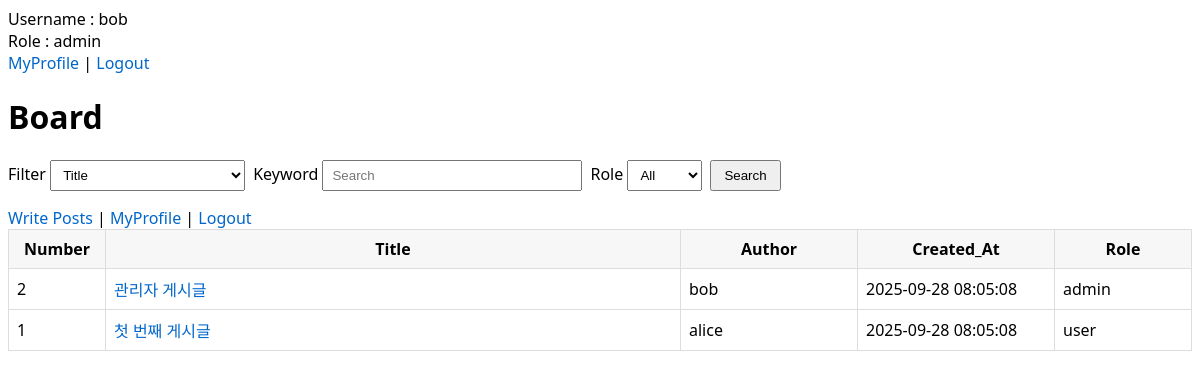
The page /board/board.php (signed in) on the database as committed earlier.
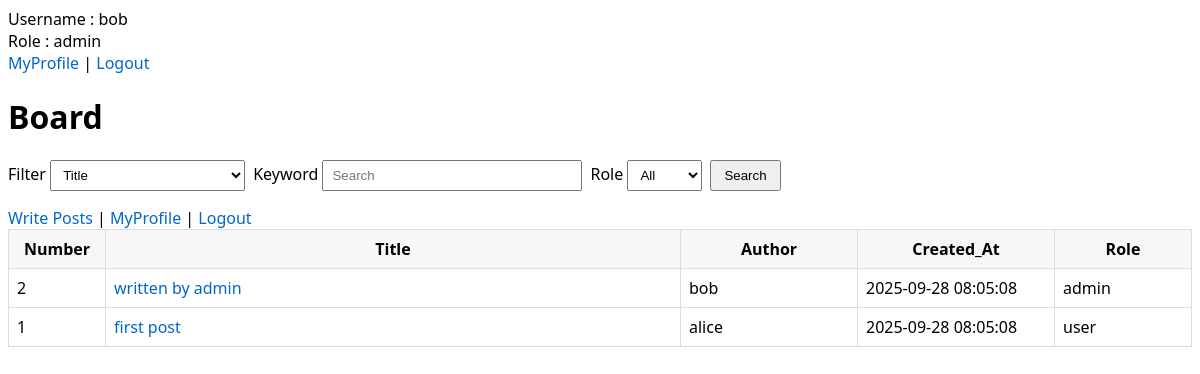
The same page on the database as committed later.
### tables this page shows
CREATE TABLE posts (
    id INT AUTO_INCREMENT PRIMARY KEY,
    title VARCHAR(200) NOT NULL,
    content TEXT NOT NULL,
    user_id INT NOT NULL,
    filename VARCHAR(255),
    role ENUM('user','admin') NOT NULL DEFAULT 'user',
    isSecret BOOLEAN NOT NULL DEFAULT FALSE,
    created_at TIMESTAMP DEFAULT CURRENT_TIMESTAMP,
    FOREIGN KEY (user_id) REFERENCES users(id) ON DELETE CASCADE
);

CREATE TABLE users (
    id INT AUTO_INCREMENT PRIMARY KEY,
    username VARCHAR(50) NOT NULL UNIQUE,
    email VARCHAR(100) NOT NULL UNIQUE,
    password VARCHAR(255) NOT NULL,
    profile VARCHAR(255) DEFAULT NULL,
    balance INT NOT NULL DEFAULT 10000,
    role ENUM('user','admin') NOT NULL DEFAULT 'user',
    created_at TIMESTAMP DEFAULT CURRENT_TIMESTAMP
);

### board/board.php (the view, shortened to what this page needs)
<?php
require '../config.php';
include '../header.php';
$q      = isset($_GET['q']) ? trim($_GET['q']) : '';
$field  = isset($_GET['field']) ? $_GET['field'] : 'title';
$role   = isset($_GET['role']) ? trim($_GET['role']) : '';
$where = [];
$whereSql = $where ? ('WHERE '.implode(' AND ', $where)) : '';
$sql = "
SELECT
    p.id,
    p.title,
    p.created_at,
    u.username AS author_name,
    COALESCE(p.role, u.role) AS role_name
FROM posts p
JOIN users u ON p.user_id = u.id
{$whereSql}
ORDER BY p.created_at DESC, p.id DESC
";
$stmt = $pdo->query($sql);
$rows = $stmt->fetchAll(PDO::FETCH_ASSOC);
$preserveQs = http_build_query([
    'q'     => $q,
    'field' => $field,
    'role'  => $role,
]);
?>
<!doctype html>
<html lang="ko">
<head>
  <link rel="stylesheet" href="/style.css">
</head>
<body>
  <h1>Board</h1>
  <form class="search" method="get" action="">
    <label>
      Filter
      <select name="field">
        <option value="title"   <?= $field==='title'?'selected':''; ?>>Title</option>
      </select>
    </label>
    <label>
      Keyword
      <input type="text" name="q" value="<?= $q ?>" placeholder="Search">
    </label>
    <label>
      Role
      <select name="role">
        <option value=""        <?= $role===''?'selected':''; ?>>All</option>
      </select>
    </label>
    <button type="submit">Search</button>
  </form>
  <div>
     <a href="/board/write.php">Write Posts</a> |
    <a href="/board/profile.php">MyProfile</a> |
    <a href="/auth/logout.php">Logout</a>
  </div>
  <?php if (!$rows && $q !== ''): ?>
    <p class="no-results">"<?= $q ?>" No Result Found.</p>
  <?php elseif (!$rows): ?>
    <p class="muted">No Content Found.</p>
  <?php else: ?>
    <table>
      <thead>
        <tr>
          <th style="width:80px">Number</th>
          <th>Title</th>
          <th style="width:160px">Author</th>
          <th style="width:180px">Created_At</th>
          <th style="width:120px">Role</th>
        </tr>
      </thead>
      <tbody>
        <?php foreach ($rows as $r): ?>
          <?php
            $id = (int)$r['id'];
            $title = $r['title'];
            $author = $r['author_name'];
            $created = $r['created_at'];
            $roleName = $r['role_name'];
            $link = 'view.php?id=' . $id;
            if ($preserveQs !== '') {
                $link .= '&' . $preserveQs;
            }
          ?>
          <tr>
            <td><?= $id ?></td>
            <td><a href="<?= $link ?>"><?= $title ?></a></td>
            <td><?= $author ?></td>
            <td><?= $created ?></td>
            <td><?= $roleName ?></td>
          </tr>
        <?php endforeach; ?>
      </tbody>
    </table>
  <?php endif; ?>
</body>
</html>

Rows that differ between the two databases and show on the page:
changed posts "bob": title "관리자 게시글" → "written by admin"
changed posts "alice": title "첫 번째 게시글" → "first post"
